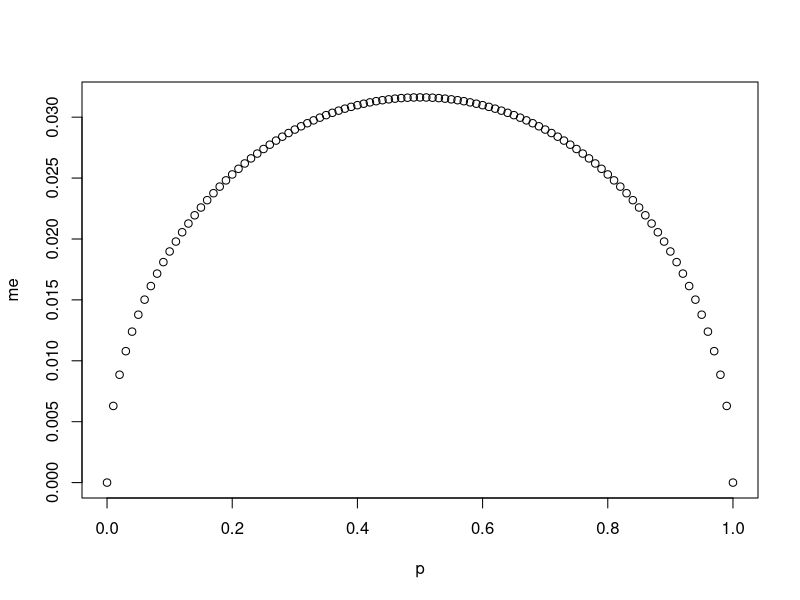
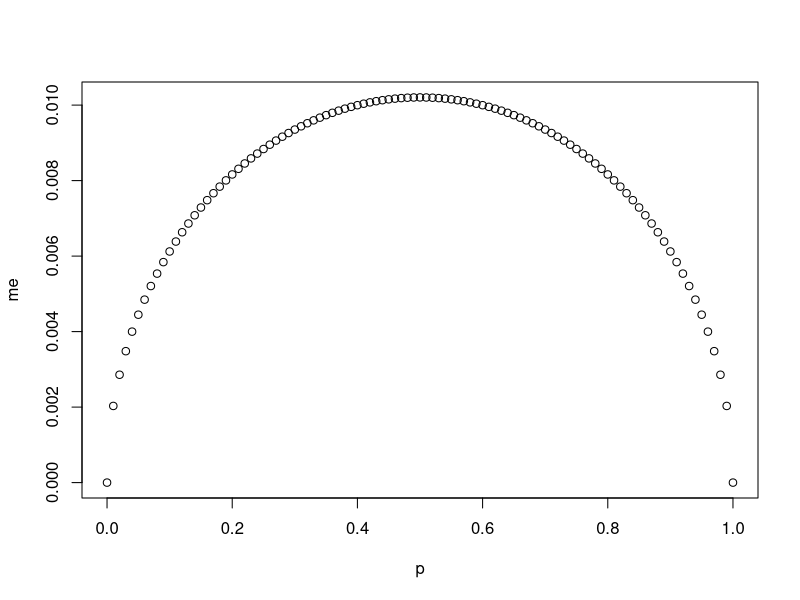

Write R code to recreate these figures, in order.
# Imagine you've set out to survey 1000 people on two questions: are you female? and are you left-handed? 
# Since both of these sample proportions were calculated from the same sample size, they should have the 
# same margin of error, right? Wrong! While the margin of error does change with sample size, it is also 
# affected by the proportion.
# 
# Since the population proportion pp is in this MEME formula, it should make sense that the margin of error 
# is in some way dependent on the population proportion.
# 
# We can visualize this relationship by creating a plot of ME vs. pp.

# The first step is to make a vector p that is a sequence from 0 to 1 with each number separated by 0.01:
n <- 1000
p <- seq(0, 1, 0.01)

# We then create a vector of the margin of error (me) associated with each of these values of p using the familiar approximate formula (ME = 2 X SE):
me <- 2 * sqrt(p * (1 - p)/n)

# Finally, plot the two vectors against each other to reveal their relationship:
plot(me ~ p)


# Suppose you're hired by the local government to estimate the proportion of residents that attend a 
# religious service on a weekly basis. According to the guidelines, the estimate must have a margin of 
# error no greater than 1% with 95% confidence. You have no idea what to expect for pp.
# 
# How many people would you have to sample to ensure that you are within the guidelines?

n <- 9604 ###vary n until at p=0.5 the ME is 0.01 in the plot. we use p=0.5 as a conservative estimate of proprtion when no proportion info. is available

p <- seq(0, 1, 0.01)

# We then create a vector of the margin of error (me) associated with each of these values of p using the familiar approximate formula (ME = 2 X SE):
me <- 2 * sqrt(p * (1 - p)/n)

# Finally, plot the two vectors against each other to reveal their relationship:
plot(me ~ p)


